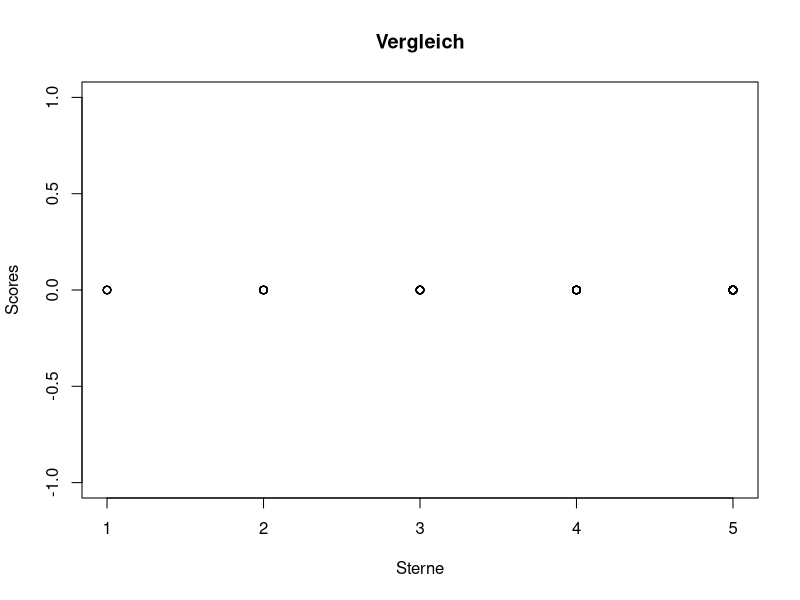
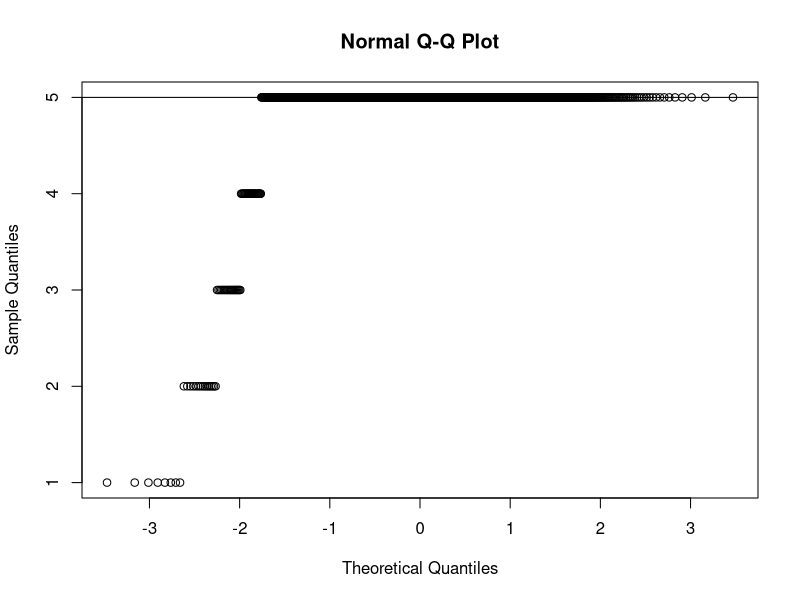
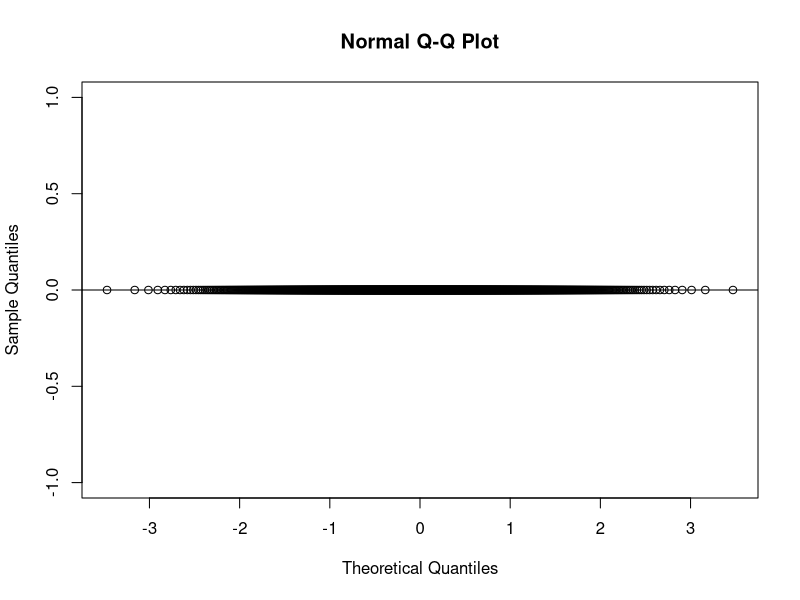

Source code (R) for these figures, in order: (Note: this script raises an error after producing the figures.)
# Uebung zur Sentiment Analysis 
# Blog http://stackoverflow.com/questions/22116938/twitter-sentiment-analysis-w-r-using-german-language-set-sentiws 
# dt. pos./neg. Wörter Senti... http://asv.informatik.uni-leipzig.de/download/sentiws.html 
# engl. pos./neg. Words:  http://www.cs.uic.edu/~liub/FBS/sentiment-analysis.html 

setwd("/home/wei/Dropbox/Master Arbeit/reviewMA/Sentiment_Analyse") 
pdf("nike_cn_sentiment.pdf")
# setwd("F:/FP_Data_Mining/R")
sink("nike_cn_sentiment.txt", append=TRUE)


PandN_words <-readLines("SentiWS.txt", encoding = "UTF-8")
PandN_words <-unlist(strsplit(PandN_words, ","))
PandN_words <- tolower(PandN_words)
#PandN_number=dim(PandN_words)[1]
require(plyr)
require(stringr)
library(tm)


score.sentiment = function(sentences, PandN_words, .progress='none')
         { 
          require(plyr)
          require(stringr)
           scores = laply(sentences, function(sentence, PandN_words) 
           {
            docs <- Corpus(VectorSource(sentence))
            ###
            ### Text transformation
            ###
            toSpace <- content_transformer(function (x , pattern ) gsub(pattern, " ", x))
            docs <- tm_map(docs, toSpace, "/")
            docs <- tm_map(docs, toSpace, "@")
            docs <- tm_map(docs, toSpace, "\\|")

            ###
            ### Cleaning the text
            ###
            # Convert the text to lower case
            docs <- tm_map(docs, content_transformer(tolower))

            # Remove numbers
            docs <- tm_map(docs, removeNumbers)

            # Remove common stopwords
            docs <- tm_map(docs, removeWords, stopwords("german"))

            # Remove your own stop word
            # specify your stopwords as a character vector
            docs <- tm_map(docs, removeWords, c("schon", "beim")) 

            # Remove punctuations
            docs <- tm_map(docs, removePunctuation)

            # Eliminate extra white spaces
            docs <- tm_map(docs, stripWhitespace)

            # Text stemming
            docs <- tm_map(docs,stemDocument,language="german")
            dataframe<-data.frame(text=unlist(sapply(docs, `[`, "content")), stringsAsFactors=F)
            word.list = str_split(dataframe, '\\s+')
            # sometimes a list() is one level of hierarchy too much
            words = unlist(word.list)
            scoreNumber = 0
            for (word in words) {
                result = match(word, PandN_words)
                if(!is.na(result)){
                       id = as.numeric(result) + 1
                       scoreNumber = scoreNumber + as.numeric(PandN_words[id])
                }
            }
            return(scoreNumber)
           }, 
         PandN_words, .progress=.progress )
         scores.df = data.frame(score=scores, text=sentences)
         return(scores.df)
        }

    # and to see if it works, there should be a score...either in German or in English

#sample <- c("ich liebe dich. du bist wunderbar",
#            "Ich hasse dich, geh sterben!", 
#            "gut gutes schlecht positives Ware .",
#            "nicht mehr kaufen best glücklich.")
#(test.sample <- score.sentiment(sample, PandN_words))


Daten <-read.csv("nike_cn.csv", header=TRUE,fileEncoding = "UTF-8", sep = ";")
n=dim(Daten)[1]

###
### Select comments
###
Comments <- matrix(1,n,1)
for (i in 1:n){
  if (Daten[i,3]>=0){  
    Comments[i]=paste(Daten[i,1],Daten[i,2]) 
                   }
              }

a <- score.sentiment(Comments, PandN_words)

Scores=a$score
Sterne=Daten[,3]
plot(Sterne,Scores)
title("Vergleich")
Scores
print("Mean")
mean(Sterne)
mean(Scores)
print("Median")
median(Sterne, na.rm = FALSE)
median(Scores, na.rm = FALSE)
print("Varianz")
var(Sterne)
var(Scores)
print("Standardabweichung")
sd(Sterne)
sd(Scores)
print("Korrelationskoeffizient")
#cov(Scores,Sterne)
cor(Scores,Sterne)
t.test(Sterne)
t.test(Scores)
qqnorm(Sterne)
qqline(Sterne)
qqnorm(Scores)
qqline(Scores)
x <- table(Scores,Sterne)
dataSet<-data.frame(Scores,Sterne)
# Write CSV in R
write.csv(x, file = "nikeErgebnis_cn.csv", na="")
h<-hist(dataSet$Scores, breaks=nrow(x)/8,col="gray",main="Die Ergebnisse von chinesischen OCRs für Nike in Frequenz", xlab="Polarität von OCRs durch Sentiment Analyse", ylab="Frequenz")
mtext("Blau ist die Gaußverteilungskurve",col="blue")
xfit <- seq(min(dataSet$Scores),max(dataSet$Scores),length=nrow(x))
yfit <- dnorm(xfit, mean = mean(dataSet$Scores), sd=sd(dataSet$Scores))
yfit<-yfit*diff(h$mids[1:3])*length(dataSet$Scores)
lines(xfit, yfit, col = "blue", lwd =2)
box()

hist(dataSet$Scores, breaks=nrow(x)/8,freq=FALSE,col="gray",main="Die Ergebnisse von chinesischen OCRs für Nike in Dichte", xlab="Polarität von OCRs durch Sentiment Analyse", ylab="Dichte")
mtext("Rote ist die Dichteverteilungskurve",col="red")
lines(density(dataSet$Scores), col="red", lwd=2)
box()

sink()
dev.off()
